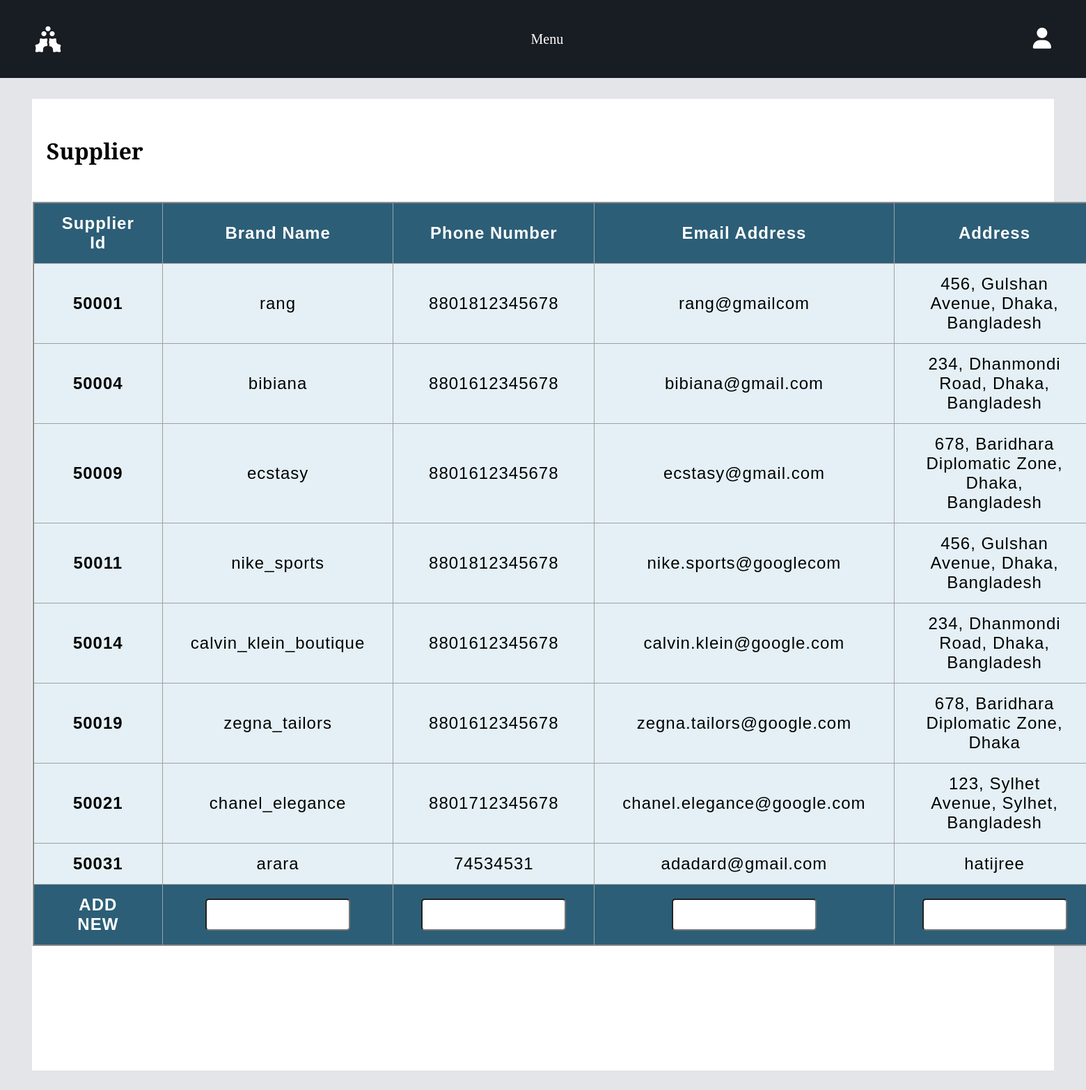
The app's page /employee_supplier.php?employee=3 with its own data.
### tables this page shows
CREATE TABLE `supplier` (
  `supplier_id` int(5) NOT NULL,
  `employee_id` int(6) UNSIGNED ZEROFILL DEFAULT NULL,
  `brand_name` varchar(50) DEFAULT NULL,
  `phone_number` varchar(15) DEFAULT NULL,
  `email_address` varchar(50) DEFAULT NULL,
  `address` varchar(100) DEFAULT NULL
);

### employee_supplier.php (the view, shortened to what this page needs)
<?php
include 'dbconnect.php';
if(isset($_GET['employee'])) {
    $employee_id = $_GET['employee'];
    $sql_u = "SELECT * FROM supplier where employee_id='$employee_id'";
    $res_u = mysqli_query($conn, $sql_u);
}
?>
<!DOCTYPE html>
<html lang="en">
<head>
    <link rel="stylesheet" href="menustyle.css">
</head>
<body>
    <section class="body">
        <header class="header">
            <div class="logo">
                <span class="logotext"><i class="fa-solid fa-holly-berry"></i></span>
            </div>
            <nav class="navbar">
                <a href="employee_menu.php?userid=<?php echo $employee_id; ?>">Menu</a>
            </nav>
            <div class="nav_icon">
            <a href="employee_profile.php?employee=<?php echo $employee_id;?>"><i class="fa-solid fa-user"></i></a>
            </div>
        </header>
        <section>
            <div class="cart-container">
                <h1 class="cart_title">Supplier</h1>
                <table>
                    <thead>
                        <tr>
                          <th>Supplier Id</th>
                          <th>Brand Name</th>
                          <th>Phone Number</th>
                          <th>Email Address</th>
                          <th>Address</th>
                        </tr>
                      </thead>
                      <tbody>
                      <?php
                            while($row_u = mysqli_fetch_assoc($res_u)){
                        ?>
                        <tr>
                          <th><?php echo $row_u['supplier_id']; ?></th>
                          <td><?php echo $row_u['brand_name']; ?></td>
                          <td><?php echo $row_u['phone_number']; ?></td>
                          <td><?php echo $row_u['email_address']; ?></td>
                          <td><?php echo $row_u['address']; ?></td>
                        </tr>
                        <?php
                            }
                        ?>
                        <thead>
                            <tr>
                              <th>ADD NEW</th>
                              <th><input type="text" id="BrandName"></th>
                              <th><input type="text" id="PhoneNumber"></th>
                              <th><input type="text" id="EmailAddress"></th>
                              <th><input type="text" id="Address"></th>
                            </tr>
                          </thead>
                      </tbody>
                </table>
                <div class="gap"></div>
            </div>
        </section>
    </section>
</body>
</html>

### menustyle.css (style rules this page uses)
body { background-color: var(--bg); margin: 0; padding: 0; font-family: "Merriweather", serif; --accent: #fa6400; --bg: #e3e5e8; --bg2: #181c23; --text1: rgb(27, 27, 30); --text2: white; }
.header { padding: 30px 50px; display: flex; justify-content: space-between; align-items: center; background-color: var(--bg2) }
a { color: white; }
.navbar { display: flex; gap: 44px; }
.logo { color: var(--text2); font-size: 38px; font-weight: 800; display: flex; gap: 16px; }
.navbar a { color: var(--text2); text-align: center; font-size: 20px; text-decoration: none; }
.nav_icon { cursor: pointer; color: var(--text2); text-align: center; font-size: 30px; text-decoration: none; display: flex; gap: 40px; }
.gap { height: 100px; }
.cart-container { width: 94%; margin: 30px auto; padding: 1px; background-color: white; }
.cart_title { padding: 20px; font-size: 32px; border-radius: 10px; }
thead, tfoot { background-color: #2c5e77; color: #fff; }
tbody { background-color: #e4f0f5; }
table { margin: auto; border-collapse: collapse; border: 2px solid rgb(140 140 140); font-family: sans-serif; font-size: 24px; letter-spacing: 1px; }
th, td { border: 1px solid rgb(160 160 160); padding: 15px 40px; }
td { text-align: center; }
table input,.admin_search { border-radius: 5px; height: 40px; font-size: 24px; width: 200px; }

### records on screen
supplier: supplier_id "50001", brand_name "rang", phone_number "8801812345678", email_address "rang@gmailcom", address "456, Gulshan Avenue, Dhaka, Bangladesh"
supplier: supplier_id "50004", brand_name "bibiana", phone_number "8801612345678", email_address "bibiana@gmail.com", address "234, Dhanmondi Road, Dhaka, Bangladesh"
supplier: supplier_id "50009", brand_name "ecstasy", phone_number "8801612345678", email_address "ecstasy@gmail.com", address "678, Baridhara Diplomatic Zone, Dhaka, Bangladesh"
supplier: supplier_id "50011", brand_name "nike_sports", phone_number "8801812345678", email_address "nike.sports@googlecom", address "456, Gulshan Avenue, Dhaka, Bangladesh"
supplier: supplier_id "50014", brand_name "calvin_klein_boutique", phone_number "8801612345678", email_address "calvin.klein@google.com", address "234, Dhanmondi Road, Dhaka, Bangladesh"
supplier: supplier_id "50019", brand_name "zegna_tailors", phone_number "8801612345678", email_address "zegna.tailors@google.com", address "678, Baridhara Diplomatic Zone, Dhaka"
supplier: supplier_id "50021", brand_name "chanel_elegance", phone_number "8801712345678", email_address "chanel.elegance@google.com", address "123, Sylhet Avenue, Sylhet, Bangladesh"
supplier: supplier_id "50031", brand_name "arara", phone_number "74534531", email_address "adadard@gmail.com", address "hatijree"
